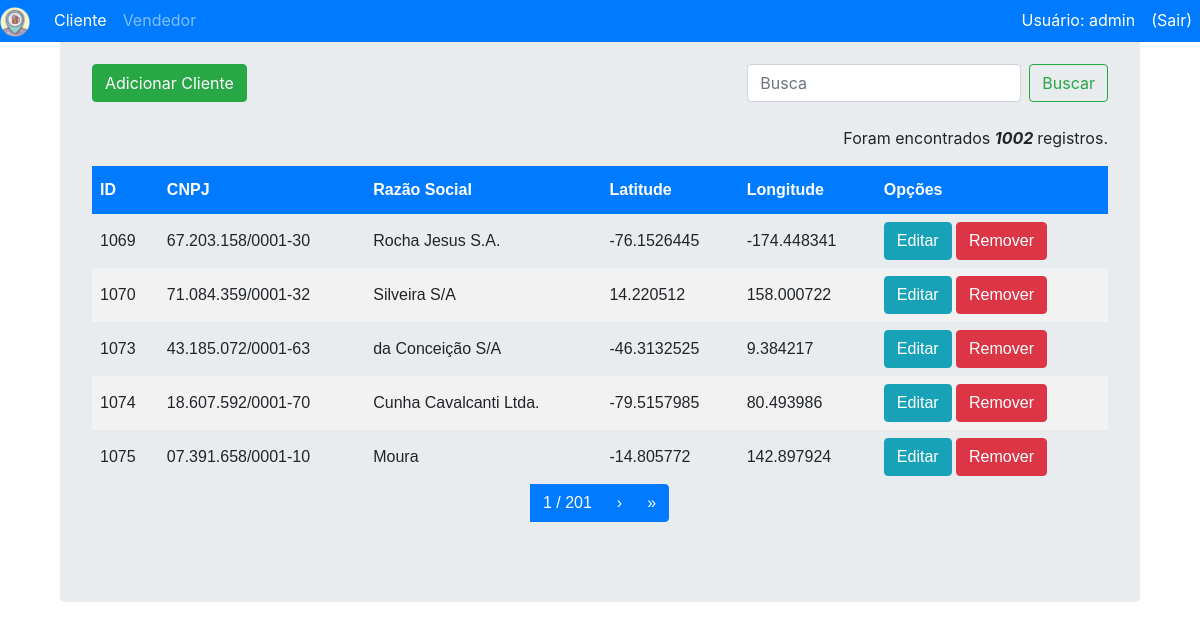
Before: /cadastros/cliente/ (signed in) with the older database file.
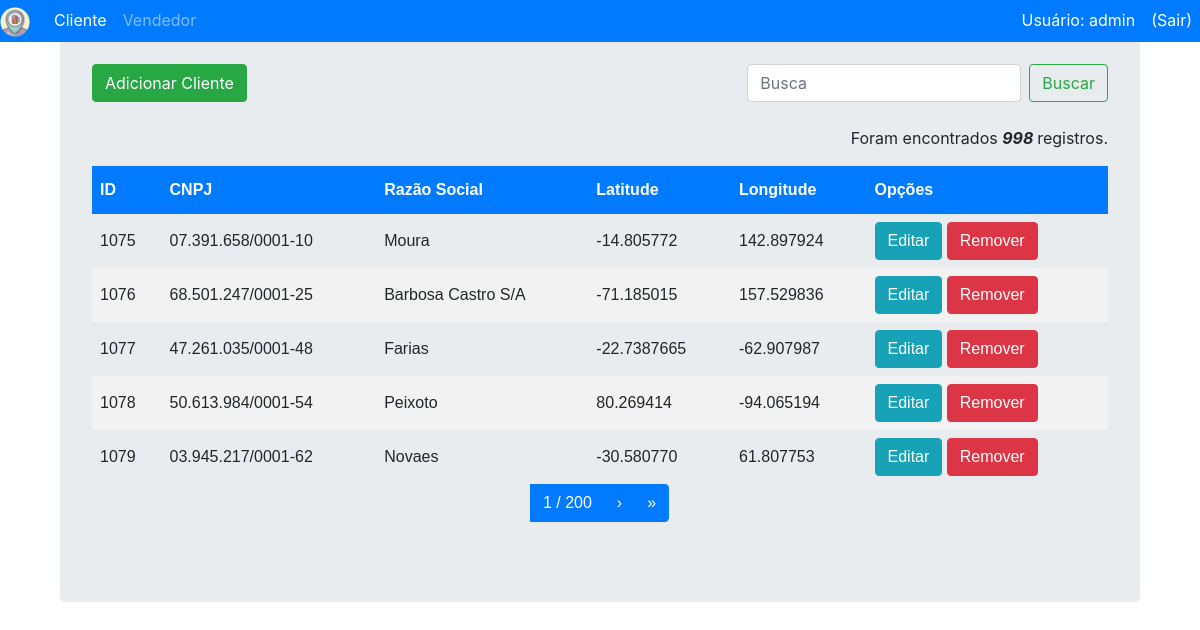
After: the same page with the newer database file.
### cadastros/models.py (models this page shows)
class Cliente(models.Model):
    cnpj = models.CharField(max_length=18)
    razao_social = models.CharField(max_length=40)
    latitude = models.CharField(max_length=12)
    longitude = models.CharField(max_length=12)
    class Meta:
        db_table = 'Clientes'

### cadastros/views.py (the view)
# urls.py: path('cliente/', views.listaCliente, name='lista-cliente'),
@login_required
def listaCliente(request):
    lista = Cliente.objects.order_by('id')
    query = request.GET.get("q")
    if query:
        lista = lista.filter(
            Q(id__icontains=query) |
            Q(cnpj__icontains=query) |
            Q(razao_social__icontains=query)
            ).distinct()
    paginator = Paginator(lista, 5) # Mostra 5 contatos por página
    try:
        page = int(request.GET.get('page', '1'))
    except ValueError:
        page = 1
    try:
        lista = paginator.page(page)
    except (EmptyPage, InvalidPage):
        lista = paginator.page(paginator.num_pages)
    total = paginator.count
    return render(request, 'cadastros/lista_cliente.html', {"lista":lista, "total": total})

### templates/cadastros/lista_cliente.html
{% extends "cadastros/base.html" %}
{% block body_block %}
<div class="container">
  <div class="jumbotron">
      <div class="row">
           <div class="col-auto mr-auto">
               <a href="{% url 'cadastros:adicionar-cliente' %}">
                  <button type="button" class="btn btn-success">Adicionar Cliente</button><br><br>
               </a>
           </div>
           <div class="col-auto">
              <form action="{% url 'cadastros:lista-cliente'%}" class="form-inline my-2 my-lg-0" >
                <input class="form-control mr-sm-2" name="q" type="search" placeholder="Busca" aria-label="Search" value='{{request.GET.q}}'>
                <button class="btn btn-outline-success my-2 my-sm-0" type="submit">Buscar</button>
              </form>
          </div>
      </div>
      {% include "cadastros/total_registros.html" %}
      <div class="tabela">
      {% if lista %}
          <table>
            <thead>
              <th>ID</th>
              <th>CNPJ</th>
              <th>Razão Social</th>
              <th>Latitude</th>
              <th>Longitude</th>
              <th>Opções </th>
            </thead>
            {% for acc in lista %}
              <tr>
                <td>{{ acc.id }} </td>
                <td>{{ acc.cnpj }}</td>
                <td>{{ acc.razao_social }}</td>
                <td>{{ acc.latitude }}</td>
                <td>{{ acc.longitude  }}</td>
                <td>
                    <a href="{% url 'cadastros:editar-cliente' acc.id %}"> <button type="button" class="btn btn-info">Editar</button></a>
                    <a href="{% url 'cadastros:apagar-cliente' acc.id %}"> <button type="button" class="btn btn-danger">Remover</button></a>
                </td>
              </tr>
            {% endfor %}
        </table>
      {% endif %}
      {% include "cadastros/paginacao.html" %}
    </div>
  </div>
</div>
{% endblock %}

Changed rows visible on the page:
removed Cliente: id "1069", cnpj "67.203.158/0001-30", razao_social "Rocha Jesus S.A.", latitude "-76.1526445", longitude "-174.448341"
removed Cliente: id "1070", cnpj "71.084.359/0001-32", razao_social "Silveira S/A", latitude "14.220512", longitude "158.000722"
removed Cliente: id "1073", cnpj "43.185.072/0001-63", razao_social "da Conceição S/A", latitude "-46.3132525", longitude "9.384217"
removed Cliente: id "1074", cnpj "18.607.592/0001-70", razao_social "Cunha Cavalcanti Ltda.", latitude "-79.5157985", longitude "80.493986"
now on this page (row unchanged): Cliente: id "1076", cnpj "68.501.247/0001-25", razao_social "Barbosa Castro S/A", latitude "-71.185015", longitude "157.529836"
now on this page (row unchanged): Cliente: id "1077", cnpj "47.261.035/0001-48", razao_social "Farias", latitude "-22.7387665", longitude "-62.907987"
now on this page (row unchanged): Cliente: id "1078", cnpj "50.613.984/0001-54", razao_social "Peixoto", latitude "80.269414", longitude "-94.065194"
now on this page (row unchanged): Cliente: id "1079", cnpj "03.945.217/0001-62", razao_social "Novaes", latitude "-30.580770", longitude "61.807753"
Other visible differences:
{{ total }}: "1002" → "998"
{{ lista.paginator.num_pages }}: "201" → "200"
